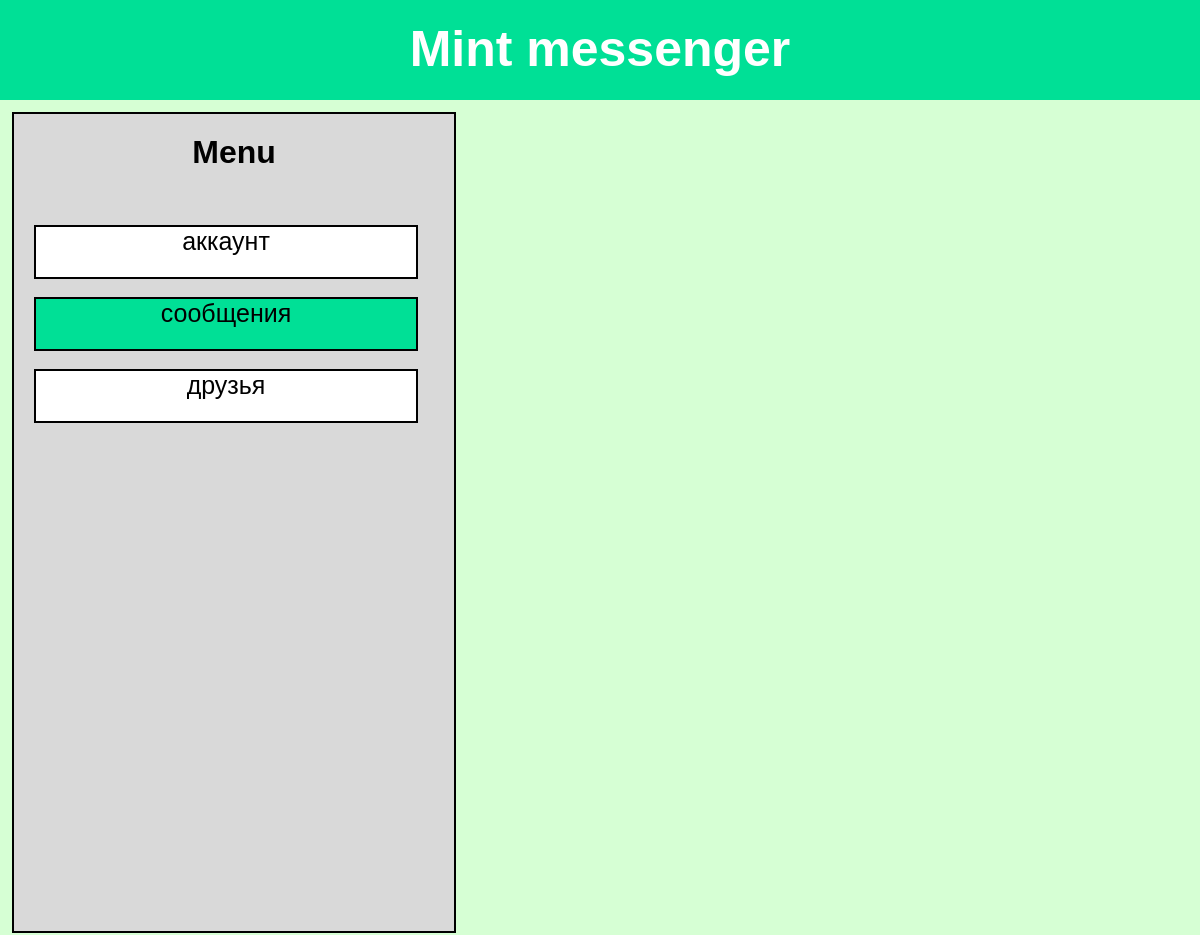
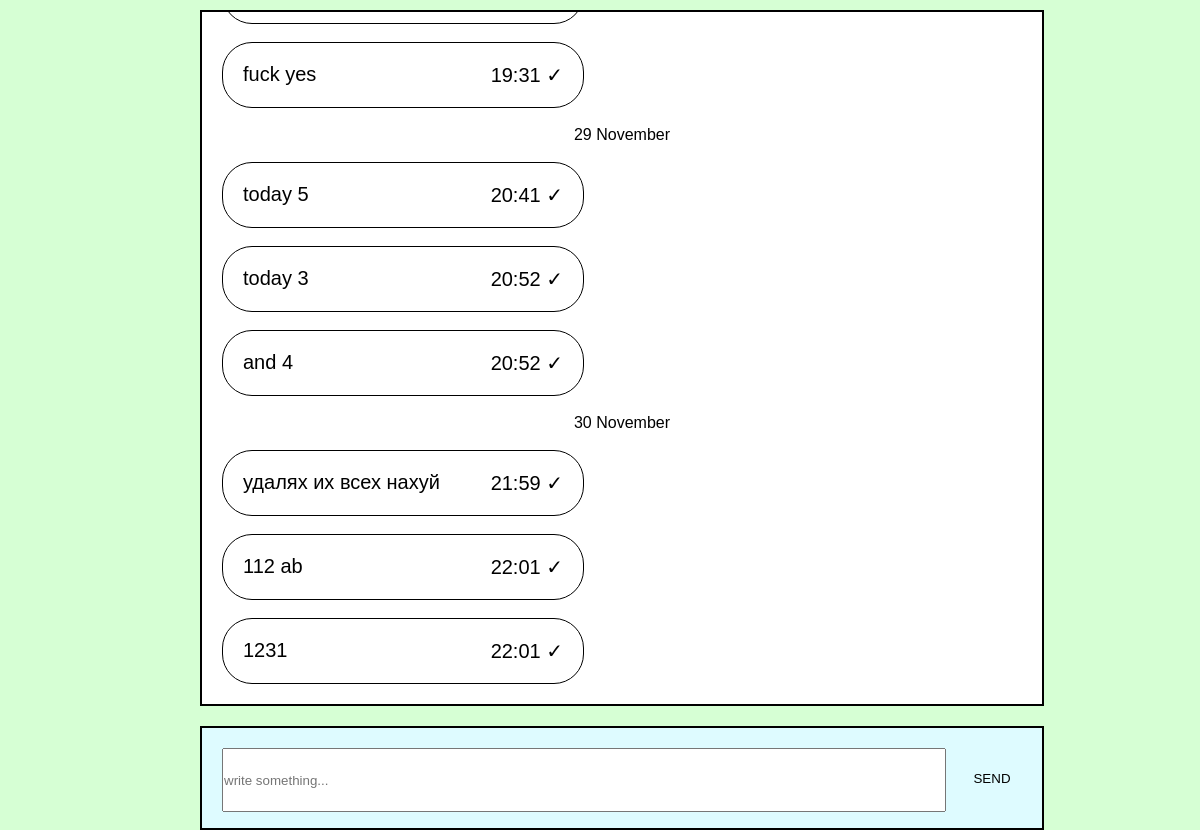
/chats/1/ (signed in), run on the app's committed database (2 pictures, top to bottom).
### mint/models.py (models this page shows, shortened)
class Messages(models.Model):
    message = models.TextField()
    send_time = models.DateTimeField(auto_now_add=True)
    user = models.ForeignKey(User, db_index=True, on_delete=models.CASCADE, related_name='user')
    user_to = models.ForeignKey(User, db_index=True, on_delete=models.CASCADE, related_name='user_to')
    is_read = models.BooleanField(default=False)
    class Meta:
        ordering = ('send_time', 'message')
    def get_absolute_url_delete(self):
        return reverse('delete', kwargs={'message': self.pk})

### mint/views.py (the view, shortened to what this page needs)
# urls.py: path('chats/<int:user>/', Chat.as_view(), name='messages'),
class Chat(DataMixin, ListView, FormView):
    form_class = SendMessageForm
    model = Messages
    template_name = 'mint/messages.html'
    context_object_name = 'messages'
    def dispatch(self, request, *args, **kwargs):
        if not request.user.is_authenticated:
            return HttpResponseRedirect(LOGOUT_REDIRECT_URL)
        return super().dispatch(request, *args, **kwargs)
    def get_queryset(self):
        messages = []
        user = self.kwargs['user']
        user_id = self.request.user.id
        previous_date = ''
        return get_messages(messages, user, user_id, previous_date)
    def get_context_data(self, *, object_list=None, **kwargs):
        current_user = User.objects.get(id=self.kwargs['user']).username
        context = super().get_context_data(**kwargs)
        c_def = self.get_user_context(title='Чат с ' + current_user,
                                      option_selected=2)
        context = dict(list(context.items()) + list(c_def.items()))
        return context

### mint/forms.py
class SendMessageForm(forms.ModelForm):
    class Meta:
        model = Messages
        fields = ['message', 'user', 'user_to']
        widgets = {
            'message': forms.TextInput(attrs={'autofocus': True,
                                              'class': 'input_field',
                                              'autocomplete': 'off',
                                              'placeholder': 'write something...',
                                              'title': ''})
        }
    def __init__(self, *args, **kwargs):
        super(SendMessageForm, self).__init__(*args, **kwargs)
        self.fields['message'].label = ''

### mint/templatetags/mint_tags.py (called while the page is built)
@register.inclusion_tag('mint/message_template.html')
def message(m):
    return {'m': m}

### mint/utils.py (called while the page is built)
    def get_user_context(self, **kwargs):
        context = kwargs
        context['menu'] = menu
        return context

### mint/views.py (called while the page is built)
def get_date(given_date, date_shape):
    if date.today().strftime('%Y') == given_date.strftime('%Y'):
        if date.today() == given_date.date():
            message_date = 'Today'
        elif date.today() - timedelta(days=1) == given_date.date():
            message_date = 'Yesterday'
        else:
            message_date = given_date.strftime(date_shape)
    else:
        message_date = given_date.strftime(date_shape + ', %Y')
    return message_date

### mint/templates/mint/messages.html (shortened to what this page needs)
{% extends 'mint/base.html' %}
{% load mint_tags %}
{% block content %}
<body onload="document.location.href='#last'; return false;">
    <div class="block messages overflow">
        <br>
        {% for m in messages %}
        {% if not forloop.first %}
        <br>
        {% endif %}
        <div style="text-align: center">
            {% if m.date %}
            <p>{{ m.date }}</p>
            {% endif %}
        </div>
        {% if m.date %}
        <br>
        {% endif %}
        {% if m.is_last %}
        {% message m=m %}
        {% else %}
        {% message m=m %}
        {% endif %}
        {% empty %}
        <h1 style="text-align: center">Пока сообщений нет :(</h1>
        {% endfor %}
    </div>
    <div class="message_input">
        <form method="post">
            {{ form.message }}
            <button type="submit" class="message_submit">SEND</button>
        </form>
    </div>
</body>
{% endblock content %}

### mint/templates/mint/base.html (shortened to what this page needs)
<!doctype html>
{% load static %}
<html lang="en">
    <head>
        <link type="text/css" href="{% static 'mint/css/style.css' %}" rel="stylesheet">
    </head>
    <body style="background-color: #d6ffd4">
        <header>
            <h1 class="mint_messenger">Mint messenger</h1>
        </header>
        <div class="left_bar">
            <h1>Menu</h1>
            <br>
            <br>
            <br>
            {% for i in menu %}
            {% if option_selected == i.id %}
            <a class="link selected" href="{% url i.url %}">
                <p>{{ i.title }}</p>
            </a>
            {% else %}
            <a class="link" href="{% url i.url %}">
                <p>{{ i.title }}</p>
            </a>
            {% endif %}
            <br>
            {% endfor %}
        </div>
        <div class="content">
            {% block content %}
            {% endblock content %}
        </div>
    </body>
</html>

### mint/templates/mint/message_template.html (shortened to what this page needs)
{% if m.is_my %}
<div class="message_background" style="display: flex">
    <a class="message_button" href="{{ m.message.get_absolute_url_edit }}#{{ m.message.id }}"><p>Редактировать</p></a>
    <a class="message_button" href="{{ m.message.get_absolute_url_delete }}" style="margin-left: 10px"><p>Удалить</p></a>
    <div class="message your">
        <p>{{ m.message.message }}</p>
        {% if m.is_read %}
        <p class="send_time">{{ m.send_time|date:'H:i' }} ✓✓</p>
        {% else %}
        <p class="send_time">{{ m.send_time|date:'H:i' }} ✓</p>
        {% endif %}
    </div>
</div>
{% else %}
<div class="message_background" style="display: flex">
    <div class="message">
        <p>{{ m.message.message }}</p>
        {% if m.is_read %}
        <p class="send_time">{{ m.send_time|date:'H:i' }} ✓✓</p>
        {% else %}
        <p class="send_time">{{ m.send_time|date:'H:i' }} ✓</p>
        {% endif %}
    </div>
    <br>
</div>
{% endif %}

### mint/static/mint/css/style.css (style rules this page uses)
* { font-family: Arial; margin: 0; padding: 0; }
header { display: block; width: 100%; height: 100px; background-color: #00e096; text-align: center }
.content { display: block; width: 800px; height: 824px; margin: 1% auto; }
.block { display: block; width: 100%; border: 2px solid black; margin: 0; padding: 20px; height: 780px; background-color: #fff }
.overflow { overflow: scroll; overflow-x:hidden }
.messages { height: 652px }
.left_bar { display: block; width: 400px; height: 777px; border: 2px solid black; margin: 1%; padding: 20px; background-color: #d9d9d9; float: left; text-align: center }
.link { display: block; width: 380px; height: 50px; cursor: pointer; border: 2px solid black; background-color: #fff; text-decoration: none; color: black; font-size: 25px }
.selected { background-color: #00e096 }
.message { display: block; width: 40%; border-radius: 30px; font-size: 20px; background-color: #fff; color: #000; padding: 20px; border: 1px solid black }
.message_input { display: block; height: 60px; width: 100%; border: 2px solid black; margin: 20px auto; padding: 20px; background-color: #defbff }
.input_field { display: inline-block; width: 90%; height: 60px }
.message_submit { display: inline-block; width: 60px; height: 60px; float: right; cursor: pointer; border: 0; background-color: #defbff }
.mint_messenger { position: relative; display: block; color: white; text-align: center; top: 20px; font-size: 50px }
.messages p { display: inline }
.send_time { float: right }

### data on the page
Messages: message.message "fuck yes", send_time "19:31"
Messages: date "29 November", message.message "today 5", send_time "20:41"
Messages: message.message "today 3", send_time "20:52"
Messages: message.message "and 4", send_time "20:52"
Messages: date "30 November", message.message "удалях их всех нахуй", send_time "21:59"
Messages: message.message "112 ab", send_time "22:01"
Messages: message.message "1231", send_time "22:01"

### other printed values
{{ i.title }} "аккаунт" "друзья"
{{ i.title }} "сообщения"
